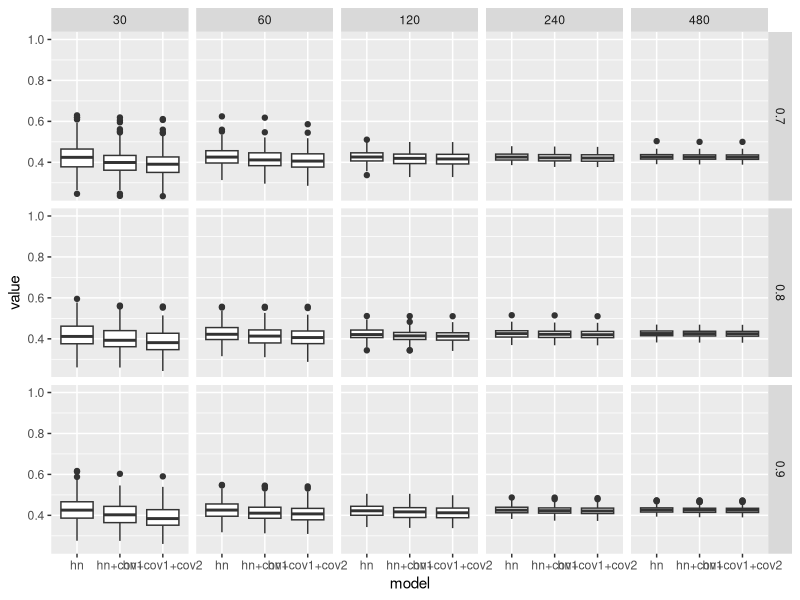
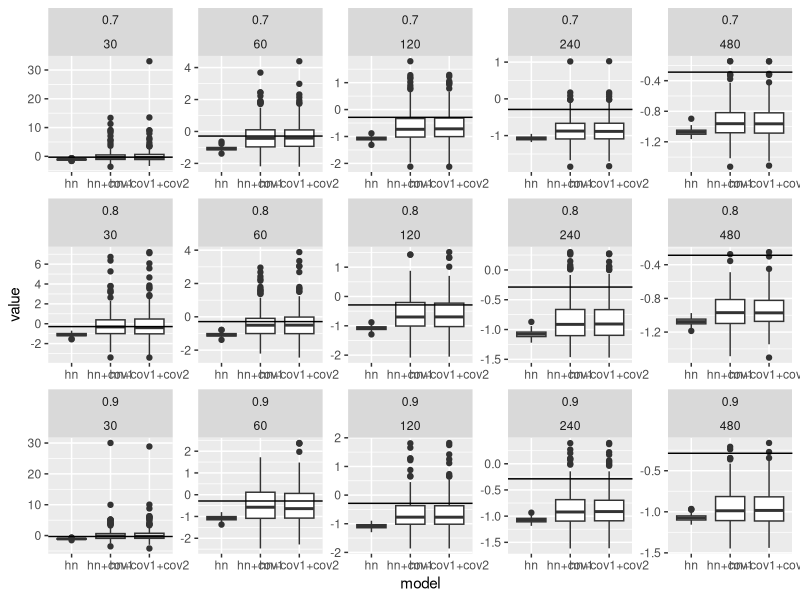
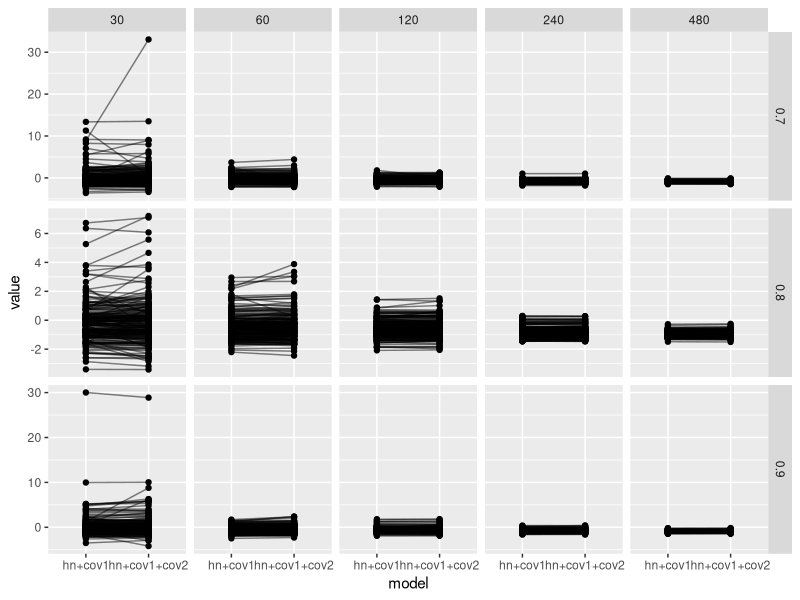
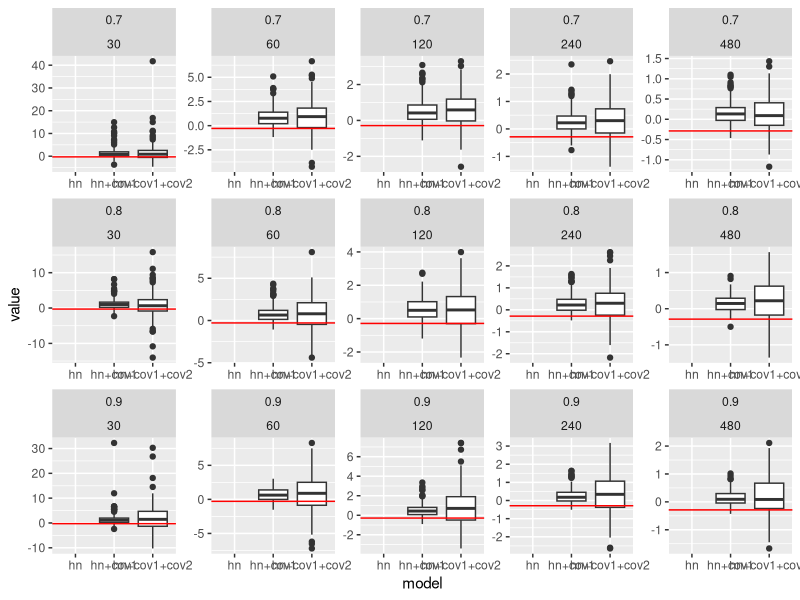
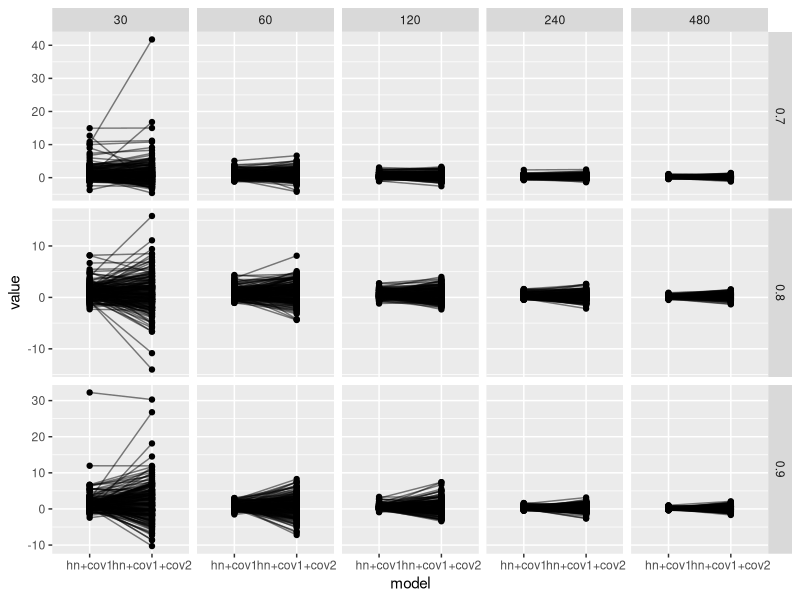

Source code (R) for these figures, in order: (Note: this script raises an error after producing the figures.)
## summarise and plot results

options(stingsAsFactors=FALSE)
library(ggplot2)
library(plyr)
big.res <- read.csv("covcor-0.4-5.csv")


## quick plot
# load data here
results <- as.data.frame(big.res)
results <- results[,-1]
names(results) <- c("sim","n","model","corr","parameter","value")

# drop some of the results
results <- results[!grepl("hr",results$model),]
#results <- results[results$n!=30,]

presults <- results[results$parameter=="p",]
p <- ggplot(presults)
p <- p + geom_boxplot(aes(x=model,y=value))
p <- p + facet_grid(corr~n,scales="free_y")
#p <- p + geom_hline(aes(yintercept=true.p),data=pa.lines)
#p <- p + scale_y_continuous(limits=c(0,1))
p <- p + coord_cartesian(ylim=c(0.25,1))
print(p)
dev.new()

# how do estimates of beta_0 change?
# want to compare b_0 estimates between model with cov1 and cov1+cov2

# true b0?
pars <- c(log(0.75),1.2)
# only want the b0 estimates
b0res <- results[results$parameter=="b0",]
# boxplot of b0
boxb0 <- ggplot(b0res)
boxb0 <- boxb0 + geom_boxplot(aes(x=model,y=value))
boxb0 <- boxb0 + facet_wrap(corr~n,scales="free",nrow=3)
boxb0 <- boxb0 + geom_hline(aes(yintercept=pars[1]))
print(boxb0)
dev.new()


# how do coefficient estimates change per sim between models
# only for cov1 and cov1+cov2 models
b0res <- b0res[b0res$model%in%c("hn+cov1","hn+cov1+cov2"),]
pb <- ggplot(b0res)
pb <- pb + geom_point(aes(x=model,y=value))
pb <- pb + geom_line(aes(x=model,y=value,group=sim),alpha=0.5)
pb <- pb + facet_grid(corr~n,scales="free_y")
print(pb)
dev.new()




#fdiff <- function(x) diff(x$value)
#
#b0dif <- ddply(b0res,.(sim,corr,n),fdiff)
#
## performing a sign test on these differences give non-significant result
#pd <- ggplot(b0dif)
#pd <- pd + geom_histogram(aes(V1))
#pd <- pd + facet_grid(corr~n,scales="free")
#pd <- pd + geom_vline(xintercept=0,colour="red")
#print(pd)



# only want the cov1 beta estimates
cov1res <- results[results$parameter=="cov1",]

# boxplot of b0
boxcov1 <- ggplot(cov1res)
boxcov1 <- boxcov1 + geom_boxplot(aes(x=model,y=value))
boxcov1 <- boxcov1 + facet_wrap(corr~n,scales="free",nrow=3)
boxcov1 <- boxcov1 + geom_hline(aes(yintercept=pars[1]),colour="red")
print(boxcov1)
dev.new()

# only for cov1 and cov1+cov2 models
cov1res <- cov1res[cov1res$model%in%c("hn+cov1","hn+cov1+cov2"),]

pb <- ggplot(cov1res)
pb <- pb + geom_point(aes(x=model,y=value))
pb <- pb + geom_line(aes(x=model,y=value,group=sim),alpha=0.5)
pb <- pb + facet_grid(corr~n,scales="free_y")
print(pb)
dev.new()


## performing a sign test on these differences give non-significant result
#cov1dif <- ddply(cov1res,.(sim,corr,n),fdiff)
#
#pd <- ggplot(cov1dif)
#pd <- pd + geom_histogram(aes(V1),binwidth=0.01)
#pd <- pd + facet_grid(corr~n,scales="free")
#pd <- pd + geom_vline(xintercept=0,colour="red")
#print(pd)




# which was the winner?
aicres <- results[results$parameter=="aic",]

aic.winner <- function(x) as.character(x$model[which.min(x$value)])

aicw <- ddply(aicres,.(sim,corr,n),aic.winner)

pd <- ggplot(aicw)
pd <- pd + geom_histogram(aes(V1))#,binwidth=0.01)
pd <- pd + facet_grid(corr~n,scales="free")
print(pd)
dev.new()

# how many AIC winners were better by more than 3 points than BOTH
# models -- i.e. unambiguous winner
unambig.aic.winner <- function(x){
  this.winner <- which.min(x$value)
  vals <- x$value[-this.winner]-x$value[this.winner]
  #return(all(vals > 3))
  if(any(is.na(vals))){
    return(NA)
  }else if(all(vals > 3)){
    return(as.character(x$model[which.min(x$value)]))
  }else{
    return(NA)
  }
}
unambig.aicw <- ddply(aicres,.(sim,corr,n),unambig.aic.winner)
unambig.aicw <- unambig.aicw[!is.na(unambig.aicw$V1),]

uapd <- ggplot(unambig.aicw)
uapd <- uapd + geom_histogram(aes(V1))#,binwidth=0.01)
uapd <- uapd + facet_grid(corr~n)
print(uapd)
dev.new()


# what about variance issues?
pvarresults <- results[results$parameter=="varp",]
p <- ggplot(pvarresults)
p <- p + geom_boxplot(aes(x=model,y=value))
p <- p + facet_wrap(corr~n,scales="free_y",nrow=3)
#p <- p + geom_hline(aes(yintercept=true.p),data=pa.lines)
#p <- p + coord_cartesian(ylim=c(0.25,1))
print(p)
dev.new()
